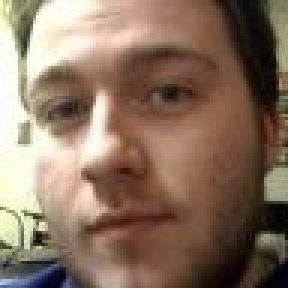
#> input picture Chris.png, 96 x 96 px, given in place of Chris.png.png, which was not available (shown 3 times larger)
$ python -i main.py   (imports and definitions only)
#> lines starting #> are read from the running program, lines starting #| are printed output that depends on the picture; after the words box and inside, x2 and y2 are one past the last pixel; in counts of white or black regions, pixels touching at a corner belong together; pictures that were not available may be replaced by others from this repository, and a replacement may not be noted
import data
import random

import cv2 as cv
import numpy as np

# The Charaacter Model
class Character:
    strength = 10
    dexterity = 10
    constitution = 10
    intelligence = 10
    wisdom = 10
    charisma = 10

    race = "Human"
    c_class = "Fighter"
    firstname = "Jack"
    lastname = "Petty"
    weapon = ["Dagger"]
    armor = ["Cloth shirt"]
    skills = ["Insight"]
    abilities = ["Rage"]
    spells = ["None"]
    hp = 1
    gold = 0
    background = "outlander"
    saving_throws = []
    racial_traits = []

    age = 20
    size = "Large"

    languages = ["Common"]
    haircolor = "brown"
    hairtype = "Wavy"
    eyecolor = "brown"

    appearance = []
    traits = []
    mannerisms = []
    talents = []

    def __str__(self):
        return "A {} {} named {}.".format(self.race, self.c_class, self.firstname)


# [164 lines left out: functions RandStat, CreateNewCharacter, not called in this run]

def cartoon(name):
#> called with name = 'Chris.png'
    image_loc=name+".png"
    img = cv.imread(image_loc)
#> img is the input picture: shape (96, 96, 3); mean B, G, R 96.1, 114.2, 137.4

    # Edges
    gray = cv.cvtColor(img, cv.COLOR_BGR2GRAY)
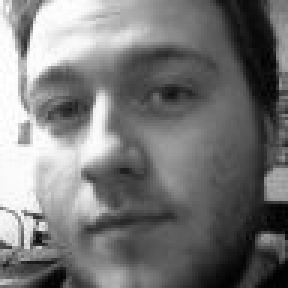
#> gray: shape (96, 96) (shown 3 times larger); min 1, max 255, mean 119.1
    gray = cv.medianBlur(gray, 5)
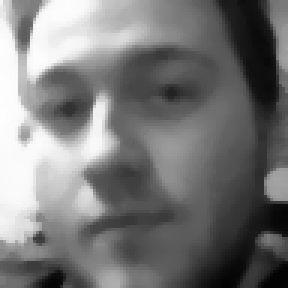
#> gray: shape (96, 96) (shown 3 times larger); min 3, max 254, mean 119.6
    edges = cv.adaptiveThreshold(gray, 255, cv.ADAPTIVE_THRESH_MEAN_C,
                                   cv.THRESH_BINARY, 9, 9)
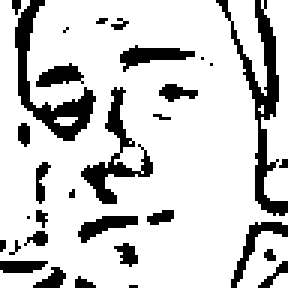
#> edges: shape (96, 96) (shown 3 times larger); 80.9% white; 32 black regions (16 under 20 px), largest, box (x1, y1, x2, y2) and area: (72, 0, 96, 72) 384, (5, 0, 32, 47) 325, (27, 29, 51, 68) 237

    # Cartoonization
    color = cv.bilateralFilter(img, 9, 250, 250)
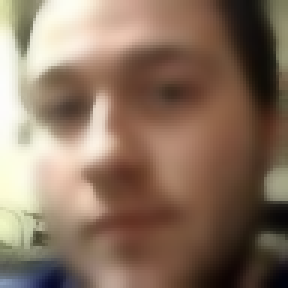
#> color: shape (96, 96, 3) (shown 3 times larger); mean B, G, R 96.2, 114.3, 137.5
    cartoon = cv.bitwise_and(color, color, mask=edges)
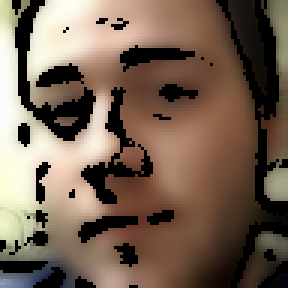
#> cartoon: shape (96, 96, 3) (shown 3 times larger); mean B, G, R 83, 98.1, 117.8

    # cv.imshow("Image", img)
    # cv.imshow("edges", edges)
    cv.imshow("Cartoon", cartoon)
    cv.waitKey(0)
    cv.destroyAllWindows()


# This is the entry point for the program
# [1 line not run here, left out]

new_input = ""
characters=["Chris", "Kevin", "Gabor", "Per"]
# [13 lines not run here, left out]

>>> result = cartoon('Chris.png')
